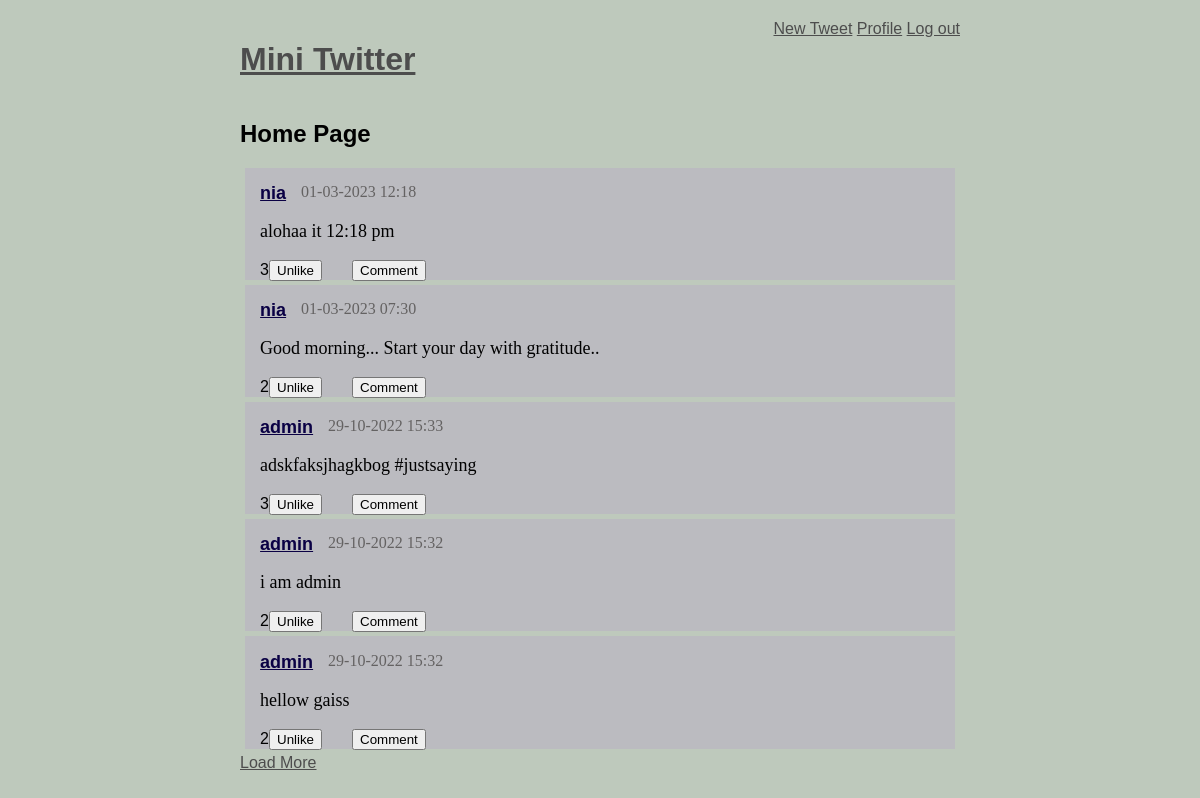
The app's page / (signed in) with its own data.
### models.py (models this page shows, shortened)
class BaseModel(Model):
    class Meta:
        database = database

class Message(BaseModel):
    user          = ForeignKeyField(User, backref = 'messages')
    content       = TextField()
    published_at  = DateTimeField(default=datetime.datetime.now())
    def like(self):
        return(User.select()
                   .join(Likes, on=Likes.by_user)
                   .where(Likes.message == self)
                   .order_by(User.username))
    def is_a_likers(self, user):
        return (Likes.select().where((Likes.message == self)&
        (Likes.by_user == user)).exists())

class User(BaseModel):
    username = CharField(unique = True)
    password = CharField()
    email    = CharField(unique = True)
    join_at  = DateTimeField(default=datetime.datetime.now())
    def following(self):
        return(User.select()
                   .join(Relationship, on=Relationship.to_user)
                   .where(Relationship.from_user == self)
                   .order_by(User.username))

### routes.py (the view)
@app.route('/')
@login_required
def home():
    user = get_current_user()
    messages = (Message.select()
                        .where((Message.user << user.following()) |
                                (Message.user == user.id))
                        .order_by(Message.published_at.desc()).limit(5)
    )
    return render_template('index.html', messages=messages, user=user)

### routes.py (called while the page is built)
@app.before_request
def before_request():
    database.connect()

@app.after_request
def after_request(response):
    database.close()
    return response

def get_current_user():
    if session.get('logged_in'):
        return User.get(User.id == session['user_id'])

def login_required(f):
    @wraps(f)
    def decorated_function(*args, **kwargs):
        if not session.get('logged_in'):
            return redirect(url_for('login'))
        return f(*args, **kwargs)
    return decorated_function

@app.context_processor
def _inject_user():
    return{'active_user': get_current_user()}

### templates/index.html (shortened to what this page needs)
{% extends "layout.html" %}
{% block body %}
    <h2>Home Page</h2>
    <div id="addHere">
        {% for message in messages %}
        <div id="tweets">
            <div class='content'>
                <div class="row">
                    <div class="col">
                            <strong><a class="name" href="{{url_for('user_profile', username=message.user.username)}}">
                                {{ message.user.username}}</a></strong>
                    </div>
                    <div class="col-time">{{ message.published_at.strftime('%d-%m-%Y %H:%M') }}
                    </div>
                </div>
                <p class="status"> {{ message.content }}</p>
                <div class="row">
                    <div class="col">
                        {% if message.is_a_likers(user=user) %}
                            <form action="{{url_for('dislike', content=message.id)}}" method="post">
                                {{ message.like() | length }}<input type="submit" value="Unlike">
                            </form>
                        {% else %}
                            <form action="{{url_for('like', content=message.id)}}" method="post">
                                {{ message.like() | length }}<input type="submit" value="Like">
                            </form>
                        {% endif %}
                    </div>
                    <div class="col">
                        <form action="" method="post">
                            <input type="submit" value="Comment">
                        </form>
                    </div>
                </div>
            </div>
        </div>
        {% endfor %}
    </div>
    <a href="#" id="loadMoreBtn" data-id=2>Load More</a>
{% endblock %}

### templates/layout.html (shortened to what this page needs)
<!DOCTYPE html>
<html lang="en">
<head>
    <link rel="stylesheet" href="{{url_for('static', filename='style.css')}}">
</head>
<body>
    <header>
        <h1><a href="/"> Mini Twitter </a></h1>
        <div class="menu">
            {% if not session.logged_in %}
                <a href="{{url_for('register')}}">Register</a>
                <a href="{{url_for('login')}}">Log in</a>
            {% else%}
                <a href="{{url_for('new_tweet')}}">New Tweet</a>
                <a href="{{url_for('user_profile', username=session.username)}}">Profile</a>
                <a href="{{url_for('logout')}}">Log out</a>
            {% endif %}
        </div>
    </header>
        {% block body %} {% endblock %}
</body>
</html>

### static/style.css (style rules this page uses)
body { background-color: rgb(190, 201, 188); margin: 0 auto; margin-top: 20px; width: 60%; font-family: sans-serif; }
a { color: rgb(77, 77, 77); }
header, #flexy { display: flex; justify-content: space-between; }
#tweets { background-color: rgb(187, 187, 192); margin: 5px; padding: 0.1px; }
.status { font-family: 'Times New Roman', Times; font-size: large; }
.name { color: rgb(10, 0, 68); width: 50px; font-size: large; }
.row { display: -webkit-box; display: -webkit-flex; display: -ms-flexbox; display: flex; -webkit-flex-wrap: wrap; -ms-flex-wrap: wrap; flex-wrap: wrap; margin-right: -15px; margin-left: -15px; }
.col { position: relative; width: relative; height: 20px; padding-right: 15px; padding-left: 15px; }
.col-time { position: relative; width: relative; height: 20px; color: rgb(100, 98, 98); font-family: 'Franklin Gothic Medium'; }
.content { padding-right: 15px; padding-left: 15px; padding-top: 15px; }

### records on screen
Message: user.username "nia", published_at "01-03-2023 12:18", content "alohaa it 12:18 pm", like|length "3"
Message: user.username "nia", published_at "01-03-2023 07:30", content "Good morning... Start your day with gratitude..", like|length "2"
Message: user.username "admin", published_at "29-10-2022 15:33", content "adskfaksjhagkbog #justsaying", like|length "3"
Message: user.username "admin", published_at "29-10-2022 15:32", content "i am admin", like|length "2"
Message: user.username "admin", published_at "29-10-2022 15:32", content "hellow gaiss", like|length "2"
